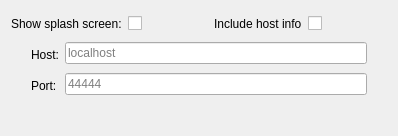
<?xml version="1.0" encoding="UTF-8"?>
<ui version="4.0">
 <class>Form</class>
 <widget class="QWidget" name="Form">
  <property name="geometry">
   <rect>
    <x>0</x>
    <y>0</y>
    <width>398</width>
    <height>136</height>
   </rect>
  </property>
  <property name="minimumSize">
   <size>
    <width>300</width>
    <height>100</height>
   </size>
  </property>
  <property name="windowTitle">
   <string>Form</string>
  </property>
  <layout class="QVBoxLayout" name="verticalLayout">
   <item>
    <layout class="QHBoxLayout" name="horizontalLayout">
     <item>
      <widget class="QLabel" name="splash_label">
       <property name="minimumSize">
        <size>
         <width>0</width>
         <height>25</height>
        </size>
       </property>
       <property name="maximumSize">
        <size>
         <width>16777215</width>
         <height>25</height>
        </size>
       </property>
       <property name="text">
        <string>Show splash screen:</string>
       </property>
      </widget>
     </item>
     <item>
      <widget class="QCheckBox" name="splash_checkbox">
       <property name="sizePolicy">
        <sizepolicy hsizetype="Minimum" vsizetype="Preferred">
         <horstretch>0</horstretch>
         <verstretch>0</verstretch>
        </sizepolicy>
       </property>
      </widget>
     </item>
     <item>
      <widget class="QLabel" name="include_host_label">
       <property name="minimumSize">
        <size>
         <width>0</width>
         <height>25</height>
        </size>
       </property>
       <property name="maximumSize">
        <size>
         <width>16777215</width>
         <height>25</height>
        </size>
       </property>
       <property name="text">
        <string>Include host info</string>
       </property>
      </widget>
     </item>
     <item>
      <widget class="QCheckBox" name="include_host_checkbox">
       <property name="sizePolicy">
        <sizepolicy hsizetype="Minimum" vsizetype="Preferred">
         <horstretch>0</horstretch>
         <verstretch>0</verstretch>
        </sizepolicy>
       </property>
      </widget>
     </item>
    </layout>
   </item>
   <item>
    <widget class="QWidget" name="host_info_widget" native="true">
     <layout class="QFormLayout" name="formLayout_2">
      <property name="leftMargin">
       <number>20</number>
      </property>
      <property name="topMargin">
       <number>0</number>
      </property>
      <property name="rightMargin">
       <number>20</number>
      </property>
      <property name="bottomMargin">
       <number>0</number>
      </property>
      <item row="0" column="0">
       <widget class="QLabel" name="host_label">
        <property name="minimumSize">
         <size>
          <width>0</width>
          <height>25</height>
         </size>
        </property>
        <property name="maximumSize">
         <size>
          <width>16777215</width>
          <height>25</height>
         </size>
        </property>
        <property name="text">
         <string>Host:</string>
        </property>
       </widget>
      </item>
      <item row="0" column="1">
       <widget class="QLineEdit" name="host_lineedit">
        <property name="placeholderText">
         <string>localhost</string>
        </property>
       </widget>
      </item>
      <item row="1" column="0">
       <widget class="QLabel" name="port_label">
        <property name="minimumSize">
         <size>
          <width>0</width>
          <height>25</height>
         </size>
        </property>
        <property name="maximumSize">
         <size>
          <width>16777215</width>
          <height>25</height>
         </size>
        </property>
        <property name="text">
         <string>Port:</string>
        </property>
       </widget>
      </item>
      <item row="1" column="1">
       <widget class="QLineEdit" name="port_lineedit">
        <property name="placeholderText">
         <string>44444</string>
        </property>
       </widget>
      </item>
     </layout>
    </widget>
   </item>
   <item>
    <spacer name="verticalSpacer">
     <property name="orientation">
      <enum>Qt::Vertical</enum>
     </property>
     <property name="sizeHint" stdset="0">
      <size>
       <width>20</width>
       <height>40</height>
      </size>
     </property>
    </spacer>
   </item>
  </layout>
 </widget>
 <resources/>
 <connections/>
</ui>
